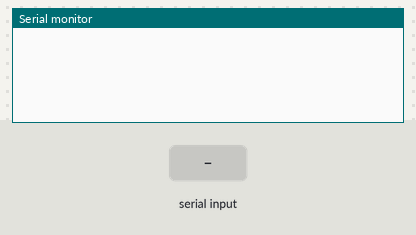
Bench run of a sketch on a simulated Arduino Uno, built with avr-gcc and run on an emulated ATmega328P. On the bench: the last lines printed to the serial monitor. The inputs (shaded band) are chosen by the test bench.

Above: at 1.2 s.
1.3 s: "1" received over Serial
At 1.6 s:
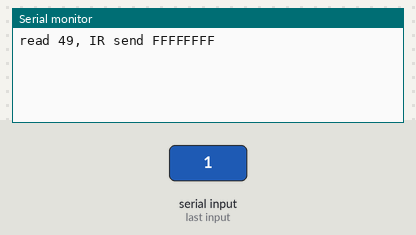
2.8 s: "2" received over Serial
At 4.0 s:
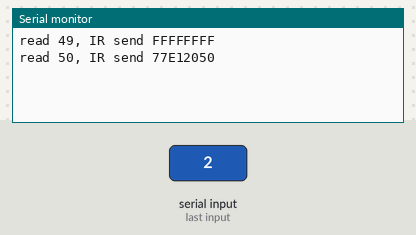
4.3 s: "3" received over Serial
At 5.1 s:
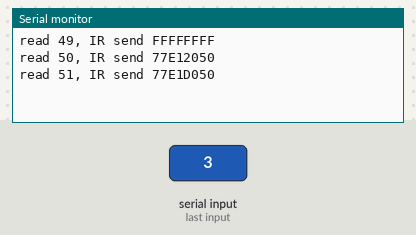
5.8 s: "4" received over Serial
At 6.2 s:
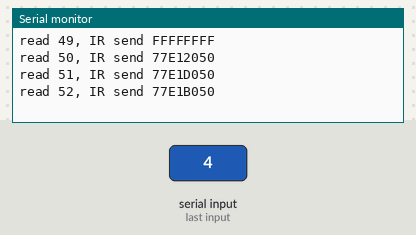
7.3 s: "5" received over Serial
At 8.6 s:
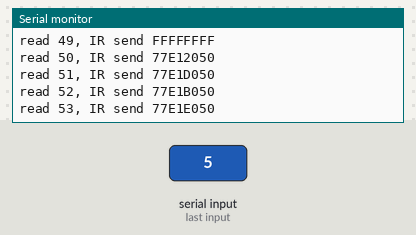

The sketch:

IR_set_test.ino
```cpp
#include <IRremote.h>

IRsend irsend; // IRRemote限定使用數位腳位3

void setup()
{
  Serial.begin(115200);
}

void loop() {
  int d;
  if( (d = Serial.read()) != -1) { // 讀取序列埠
     unsigned long v = 0x0;
    switch(d){ // 根據讀取到的資料，換成代表六個按鍵的紅外線編碼
      case '1':
        v = 0xB3E2CB06FFFFFFFFFFFFFFFFFFFFFFFF;
      break;
      case '2':
        v = 0x77E12050;
      break;
      case '3':
        v = 0x77E1D050;
      break;
      case '4':
        v = 0x77E1B050;
      break;
      case '5':
        v = 0x77E1E050;
      break;
      case '6':
        v = 0x77E11050;
      break;
    }

    if(v != 0x0){
      Serial.print("read ");
      Serial.print(d);
      Serial.print(", IR send ");
      Serial.println(v, HEX);
      irsend.sendNEC(v, 32); // 輸出紅外線訊號
    }
  }
}
```

Measured:
- after the input at 1.3 s, the serial monitor: prints a new line at once (image 1)
- after the input at 2.8 s, the serial monitor: prints a new line at once (image 2)
- after the input at 4.3 s, the serial monitor: prints a new line at once (image 3)
- after the input at 5.8 s, the serial monitor: prints a new line at once (image 4)
- after the input at 7.3 s, the serial monitor: prints a new line at once (image 5)
